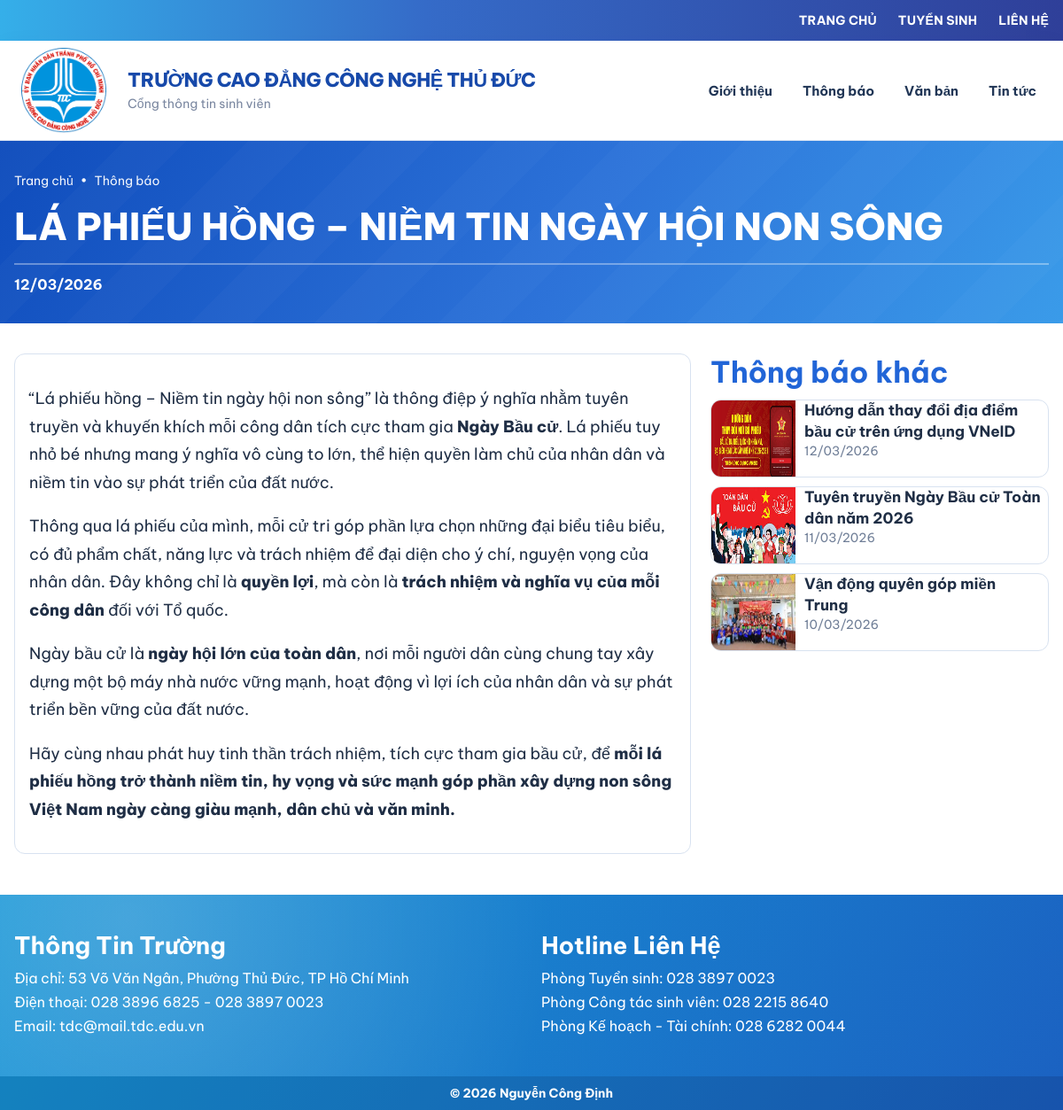
The app's page /thong-bao-chi-tiet.php?slug=la-phieu-hong-niem-tin-ngay-hoi-non-song with its own data.
### tables this page shows
CREATE TABLE IF NOT EXISTS `posts` (
  `id` int NOT NULL AUTO_INCREMENT,
  `category_id` int DEFAULT NULL,
  `title` varchar(255) NOT NULL,
  `slug` varchar(255) NOT NULL,
  `excerpt` text,
  `content` longtext,
  `thumbnail` varchar(500) DEFAULT NULL,
  `status` enum('draft','published') NOT NULL DEFAULT 'published',
  `published_at` date NOT NULL,
  `created_at` timestamp NULL DEFAULT CURRENT_TIMESTAMP,
  `updated_at` timestamp NULL DEFAULT CURRENT_TIMESTAMP ON UPDATE CURRENT_TIMESTAMP,
  PRIMARY KEY (`id`),
  UNIQUE KEY `slug` (`slug`),
  KEY `fk_posts_category` (`category_id`)
);

### includes/functions.php (called while the page is built, shortened)
<?php
function e(string $value): string
{
    return htmlspecialchars($value, ENT_QUOTES, 'UTF-8');
}
function format_date(string $value): string
{
    return date('d/m/Y', strtotime($value));
}
function post_cover_image(array $post): string
{
    $thumbnail = trim((string) ($post['thumbnail'] ?? ''));
    if ($thumbnail !== '') {
        return $thumbnail;
    }
    return base_url('assets/images/placeholder.svg');
}
function get_post_by_slug(PDO $pdo, string $slug): ?array
{
    $stmt = $pdo->prepare(
        'SELECT p.*, c.name AS category_name, c.slug AS category_slug
         FROM posts p
         LEFT JOIN categories c ON c.id = p.category_id
         WHERE p.slug = ? AND p.status = ?
         LIMIT 1'
    );
    $stmt->execute([$slug, 'published']);
    $post = $stmt->fetch();
    return $post ?: null;
}
function get_notice_posts(PDO $pdo, int $limit = 20): array
{
    $stmt = $pdo->prepare(
        'SELECT p.id, p.title, p.slug, p.thumbnail, p.content, p.excerpt, p.published_at
         FROM posts p
         WHERE p.status = ?
         ORDER BY p.published_at DESC, p.id DESC
         LIMIT ?'
    );
    $stmt->bindValue(1, 'published');
    $stmt->bindValue(2, $limit, PDO::PARAM_INT);
    $stmt->execute();
    return $stmt->fetchAll();
}
function base_url(string $path = ''): string
{
    return rtrim(APP_URL, '/') . '/' . ltrim($path, '/');
}

### thong-bao-chi-tiet.php (the view, shortened to what this page needs)
<?php
require __DIR__ . '/config/database.php';
require __DIR__ . '/includes/functions.php';
$slug = isset($_GET['slug']) ? trim((string) $_GET['slug']) : '';
$post = $slug !== '' ? get_post_by_slug($pdo, $slug) : null;
$related = get_notice_posts($pdo, 6);
$related = array_values(array_filter($related, static fn(array $x): bool => (int) $x['id'] !== (int) $post['id']));
require __DIR__ . '/includes/header.php';
?>
<section class="notice-banner">
    <div class="container notice-banner-inner">
        <div class="breadcrumb notice-breadcrumb">
            <a href="<?= e(base_url()) ?>">Trang chủ</a>
            <span>•</span>
            <a href="<?= e(base_url('thong-bao.php')) ?>">Thông báo</a>
        </div>
        <h1><?= e($post['title']) ?></h1>
        <div class="notice-date-line">
            <span><?= e(format_date((string) $post['published_at'])) ?></span>
        </div>
    </div>
</section>
<section class="content-wrap">
    <div class="container content-grid notice-content-grid">
        <article class="post-content notice-post-content">
            <div class="post-body"><?= $post['content'] ?></div>
        </article>
        <aside class="sidebar notice-sidebar">
            <h3>Thông báo khác</h3>
            <?php foreach (array_slice($related, 0, 4) as $item): ?>
                <a class="sidebar-item" href="<?= e(base_url('thong-bao-chi-tiet.php?slug=' . $item['slug'])) ?>">
                    <img src="<?= e(post_cover_image($item)) ?>" alt="<?= e($item['title']) ?>">
                    <div>
                        <strong><?= e($item['title']) ?></strong>
                        <div class="meta"><?= e(format_date((string) $item['published_at'])) ?></div>
                    </div>
                </a>
            <?php endforeach; ?>
        </aside>
    </div>
</section>
<?php require __DIR__ . '/includes/footer.php'; ?>

### assets/css/style.css (style rules this page uses)
:root { --blue-950: #1f357d; --blue-900: #20489d; --blue-700: #2e79de; --blue-500: #26a4e4; --text: #1f2e45; --muted: #6f7e97; --line: #d8e2f0; --white: #ffffff; --bg: #eef1f6; }
* { box-sizing: border-box; }
html, body { margin: 0; padding: 0; width: 100%; max-width: 100%; overflow-x: hidden; }
body { font-family: 'Be Vietnam Pro', sans-serif; color: var(--text); background: #ffffff; }
a { color: inherit; text-decoration: none; }
.container { width: 100%; max-width: 1280px; padding-left: 16px; padding-right: 16px; margin: 0 auto; }
.section-news, .content-wrap { padding: 34px 0 46px; }
.news-featured, .news-item, .sidebar-item, .category-item, .volunteer-card { background: #fff; border: 1px solid var(--line); border-radius: 12px; overflow: hidden; }
.meta { color: var(--muted); font-size: 14px; }
.breadcrumb { display: flex; flex-wrap: wrap; gap: 8px; margin-bottom: 12px; font-size: 14px; }
.notice-banner { color: #fff; background: linear-gradient(120deg, #0f4cbc 0%, #2d73d9 55%, #3a9be9 100%), radial-gradient(circle at 18% 24%, rgba(255, 255, 255, 0.18), transparent 52%); position: relative; overflow: hidden; }
.notice-banner::before { content: ''; position: absolute; inset: 0; background-image: linear-gradient(135deg, rgba(255, 255, 255, 0.06) 25%, transparent 25%, transparent 50%, rgba(255, 255, 255, 0.06) 50%, rgba(255, 255, 255, 0.06) 75%, transparent 75%, transparent); background-size: 140px 140px; opacity: 0.35; pointer-events: none; }
.notice-banner-inner { position: relative; z-index: 1; padding-top: 36px; padding-bottom: 34px; }
.notice-banner h1 { margin: 0; font-size: clamp(30px, 3.5vw, 52px); line-height: 1.2; text-transform: uppercase; font-weight: 800; }
.notice-breadcrumb { color: rgba(255, 255, 255, 0.95); margin-bottom: 18px; }
.notice-breadcrumb a { color: rgba(255, 255, 255, 0.95); }
.notice-date-line { margin-top: 16px; padding-top: 12px; border-top: 2px solid rgba(255, 255, 255, 0.35); font-weight: 700; }
.notice-content-grid { align-items: start; }
.notice-post-content { border: 1px solid #d7e1f0; background: #fff; }
.notice-sidebar h3 { color: #1f63d8; }
.intro-body strong, .intro-body b, .post-body strong, .post-body b { font-weight: 800; }
.content-grid { display: grid; grid-template-columns: 2fr 1fr; gap: 22px; }
.post-content { background: #fff; border: 1px solid var(--line); border-radius: 12px; padding: 16px; }
.post-body { font-size: 18px; line-height: 1.75; }
.sidebar { display: grid; align-content: start; gap: 10px; }
.sidebar h3 { margin: 0; color: #2165d7; font-size: 33px; }
.sidebar-item { display: grid; grid-template-columns: 95px 1fr; gap: 10px; max-height: 90px; padding-right: 8px; }
.sidebar-item img { width: 100%; height: 100%; min-height: 86px; object-fit: fill; }
.sidebar-item strong { font-size: 17px; line-height: 1.4; }

### records on screen
posts: title "LÁ PHIẾU HỒNG – NIỀM TIN NGÀY HỘI NON SÔNG", published_at "12/03/2026", content "“Lá phiếu hồng – Niềm tin ngày hội non sông” là thông điệp ý nghĩa nhằm tuyên truyền và khuyến khích mỗi công dân tích cực tham gia Ngày Bầu cử . Lá phiếu tuy nhỏ bé nhưng mang ý nghĩa vô cùng to lớn, thể hiện quyền làm chủ của nhân dân và niềm tin vào sự phát triển của đất nước. Thông qua lá phiếu của mình, mỗi cử tri góp phần lựa chọn những đại biểu tiêu biểu, có đủ phẩm chất, năng lực và trách nhiệm để đại diện cho ý chí, nguyện vọng của nhân dân. Đây không chỉ là quyền lợi , mà còn là trách nhiệm và nghĩa vụ của mỗi công dân đối với Tổ quốc. Ngày bầu cử là ngày hội lớn của toàn dân , nơi mỗi người dân cùng chung tay xây dựng một bộ máy nhà nước vững mạnh, hoạt động vì lợi ích của nhân…"
posts: thumbnail (picture), title "Hướng dẫn thay đổi địa điểm bầu cử trên ứng dụng VNeID", published_at "12/03/2026"
posts: thumbnail (picture), title "Tuyên truyền Ngày Bầu cử Toàn dân năm 2026", published_at "11/03/2026"
posts: thumbnail (picture), title "Vận động quyên góp miền Trung", published_at "10/03/2026"

### other values on screen
$site['school_name'] "TRƯỜNG CAO ĐẲNG CÔNG NGHỆ THỦ ĐỨC"
$site['school_subtitle'] "Cổng thông tin sinh viên"
$site['footer_title_left'] "Thông Tin Trường"
$site['footer_address'] "Địa chỉ: 53 Võ Văn Ngân, Phường Thủ Đức, TP Hồ Chí Minh"
$site['footer_phone'] "Điện thoại: 028 3896 6825 - 028 3897 0023"
$site['footer_email'] "Email: tdc@mail.tdc.edu.vn"
$site['footer_title_right'] "Hotline Liên Hệ"
$site['footer_hotline_1'] "Phòng Tuyển sinh: 028 3897 0023"
$site['footer_hotline_2'] "Phòng Công tác sinh viên: 028 2215 8640"
$site['footer_hotline_3'] "Phòng Kế hoạch - Tài chính: 028 6282 0044"
$site['footer_copyright'] "Nguyễn Công Định"
